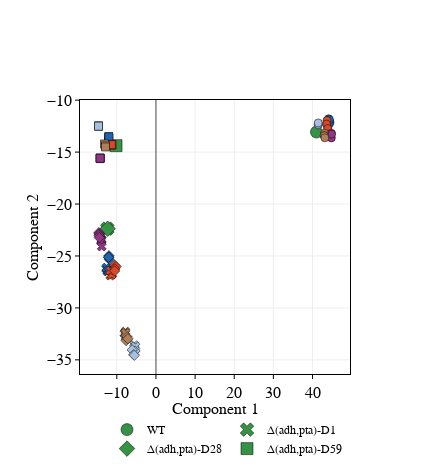

Notebook code for this chart:
### Code cell
features = [ 'acetate_yield', 
             'formate_yield',
             'lactate_yield',
             'pyruvate_yield',
             'succinate_yield',
            'growth_rate']
fig = tsne_plot(features,15,10)
#pio.write_image(fig,"/Figures/si_fig_red_tsne.svg",format='svg')

### Figure 1 — Plotly figure (JSON) as saved in the notebook; plotly's stock layout.template omitted (floating-point values rounded to 4 significant figures)
{"data": [{"marker": {"color": "rgb(54, 146, 68)", "line": {"color": "black", "width": 0.5}, "size": 12, "symbol": "circle"}, "mode": "markers", "name": "WT", "type": "scatter", "x": [41.0], "y": [-13.07]}, {"marker": {"color": "rgb(33, 100, 175)", "line": {"color": "black", "width": 0.5}, "size": 8, "symbol": "circle"}, "mode": "markers", "showlegend": false, "type": "scatter", "x": [44.12, 44.48, 44.36, 44.33], "y": [-11.78, -12.12, -12.25, -11.88]}, {"marker": {"color": "rgb(217, 72, 42)", "line": {"color": "black", "width": 0.5}, "size": 8, "symbol": "circle"}, "mode": "markers", "showlegend": false, "type": "scatter", "x": [43.89, 43.69, 43.61, 43.88], "y": [-12.64, -11.95, -12.3, -12.73]}, {"marker": {"color": "rgb(146, 54, 132)", "line": {"color": "black", "width": 0.5}, "size": 8, "symbol": "circle"}, "mode": "markers", "showlegend": false, "type": "scatter", "x": [44.64, 44.83, 44.81, 44.85], "y": [-13.45, -13.19, -13.63, -13.28]}, {"marker": {"color": "rgb(175, 127, 91)", "line": {"color": "black", "width": 0.5}, "size": 8, "symbol": "circle"}, "mode": "markers", "showlegend": false, "type": "scatter", "x": [43.04, 43.0, 42.99, 43.15], "y": [-13.18, -13.41, -13.42, -13.62]}, {"marker": {"color": "rgb(166.0, 193, 223)", "line": {"color": "black", "width": 0.5}, "size": 8, "symbol": "circle"}, "mode": "markers", "showlegend": false, "type": "scatter", "x": [41.54, 41.48, 41.46, 41.46], "y": [-12.26, -12.38, -12.33, -12.19]}, {"marker": {"color": "rgb(54, 146, 68)", "line": {"color": "black", "width": 0.5}, "size": 12, "symbol": "x"}, "mode": "markers", "name": "Δ(adh,pta)-D1", "type": "scatter", "x": [-12.44], "y": [-22.37]}, {"marker": {"color": "rgb(33, 100, 175)", "line": {"color": "black", "width": 0.5}, "size": 8, "symbol": "x"}, "mode": "markers", "showlegend": false, "type": "scatter", "x": [-12.73, -12.42, -12.63, -12.18], "y": [-26.22, -26.49, -26.12, -26.42]}, {"marker": {"color": "rgb(217, 72, 42)", "line": {"color": "black", "width": 0.5}, "size": 8, "symbol": "x"}, "mode": "markers", "showlegend": false, "type": "scatter", "x": [-11.16, -11.67, -11.31, -11.67], "y": [-26.74, -26.89, -26.8, -26.4]}, {"marker": {"color": "rgb(146, 54, 132)", "line": {"color": "black", "width": 0.5}, "size": 8, "symbol": "x"}, "mode": "markers", "showlegend": false, "type": "scatter", "x": [-13.82, -13.97, -14.04, -13.85], "y": [-23.41, -23.46, -23.59, -24.09]}, {"marker": {"color": "rgb(175, 127, 91)", "line": {"color": "black", "width": 0.5}, "size": 8, "symbol": "x"}, "mode": "markers", "showlegend": false, "type": "scatter", "x": [-7.788, -7.999, -8.006, -7.793], "y": [-32.28, -32.45, -32.47, -32.41]}, {"marker": {"color": "rgb(166.0, 193, 223)", "line": {"color": "black", "width": 0.5}, "size": 8, "symbol": "x"}, "mode": "markers", "showlegend": false, "type": "scatter", "x": [-5.524, -5.613, -5.428, -5.244], "y": [-33.59, -33.86, -33.98, -33.71]}, {"marker": {"color": "rgb(54, 146, 68)", "line": {"color": "black", "width": 0.5}, "size": 12, "symbol": "diamond"}, "mode": "markers", "name": "Δ(adh,pta)-D28", "type": "scatter", "x": [-12.35], "y": [-22.38]}, {"marker": {"color": "rgb(33, 100, 175)", "line": {"color": "black", "width": 0.5}, "size": 8, "symbol": "diamond"}, "mode": "markers", "showlegend": false, "type": "scatter", "x": [-12.01, -11.93, -12.09, -12.1], "y": [-24.97, -25.33, -25.13, -25.12]}, {"marker": {"color": "rgb(217, 72, 42)", "line": {"color": "black", "width": 0.5}, "size": 8, "symbol": "diamond"}, "mode": "markers", "showlegend": false, "type": "scatter", "x": [-10.52, -10.2, -10.49, -10.55], "y": [-25.89, -26.02, -26.25, -26.44]}, {"marker": {"color": "rgb(146, 54, 132)", "line": {"color": "black", "width": 0.5}, "size": 8, "symbol": "diamond"}, "mode": "markers", "showlegend": false, "type": "scatter", "x": [-14.58, -14.53, -14.52, -14.48], "y": [-22.75, -22.88, -23.05, -23.23]}, {"marker": {"color": "rgb(175, 127, 91)", "line": {"color": "black", "width": 0.5}, "size": 8, "symbol": "diamond"}, "mode": "markers", "showlegend": false, "type": "scatter", "x": [-7.585, -7.375, -7.624, -7.158], "y": [-33.0, -32.78, -33.15, -32.97]}, {"marker": {"color": "rgb(166.0, 193, 223)", "line": {"color": "black", "width": 0.5}, "size": 8, "symbol": "diamond"}, "mode": "markers", "showlegend": false, "type": "scatter", "x": [-5.357, -6.081, -5.691, -5.529], "y": [-34.15, -34.05, -34.5, -34.56]}, {"marker": {"color": "rgb(54, 146, 68)", "line": {"color": "black", "width": 0.5}, "size": 12, "symbol": "square"}, "mode": "markers", "name": "Δ(adh,pta)-D59", "type": "scatter", "x": [-10.2], "y": [-14.38]}, {"marker": {"color": "rgb(33, 100, 175)", "line": {"color": "black", "width": 0.5}, "size": 8, "symbol": "square"}, "mode": "markers", "showlegend": false, "type": "scatter", "x": [-12.1, -12.05, -12.1, -12.01], "y": [-13.51, -13.64, -14.0, -13.53]}, {"marker": {"color": "rgb(217, 72, 42)", "line": {"color": "black", "width": 0.5}, "size": 8, "symbol": "square"}, "mode": "markers", "showlegend": false, "type": "scatter", "x": [-11.39, -11.31, -11.24, -11.39], "y": [-14.25, -14.34, -14.29, -14.28]}, {"marker": {"color": "rgb(146, 54, 132)", "line": {"color": "black", "width": 0.5}, "size": 8, "symbol": "square"}, "mode": "markers", "showlegend": false, "type": "scatter", "x": [-14.25, -14.26, -14.26, -14.27], "y": [-15.57, -15.63, -15.56, -15.6]}, {"marker": {"color": "rgb(175, 127, 91)", "line": {"color": "black", "width": 0.5}, "size": 8, "symbol": "square"}, "mode": "markers", "showlegend": false, "type": "scatter", "x": [-12.98, -13.15, -12.88, -12.9], "y": [-14.3, -14.21, -14.39, -14.51]}, {"marker": {"color": "rgb(166.0, 193, 223)", "line": {"color": "black", "width": 0.5}, "size": 8, "symbol": "square"}, "mode": "markers", "showlegend": false, "type": "scatter", "x": [-14.67, -14.68, -14.67, -14.67], "y": [-12.49, -12.49, -12.5, -12.51]}], "layout": {"height": 475, "legend": {"font": {"color": "black", "family": "Myriad Pro", "size": 12}, "orientation": "h", "x": 0.1, "y": -0.15}, "width": 430, "xaxis": {"linecolor": "black", "linewidth": 1, "mirror": true, "nticks": 8, "showgrid": true, "showline": true, "side": "bottom", "tickangle": 0, "tickcolor": "black", "tickfont": {"color": "black", "family": "Myriad Pro", "size": 16}, "ticklen": 4, "ticks": "outside", "title": {"font": {"color": "black", "family": "Myriad Pro", "size": 16}, "standoff": 0.5, "text": "Component 1"}, "zeroline": true}, "yaxis": {"anchor": "x", "linecolor": "black", "linewidth": 1, "mirror": true, "showgrid": true, "showline": true, "side": "left", "tickangle": 0, "tickcolor": "black", "tickfont": {"color": "black", "family": "Myriad Pro", "size": 16}, "ticklen": 4, "ticks": "outside", "title": {"font": {"color": "black", "family": "Myriad Pro", "size": 16}, "text": "Component 2"}, "zeroline": true}}}
